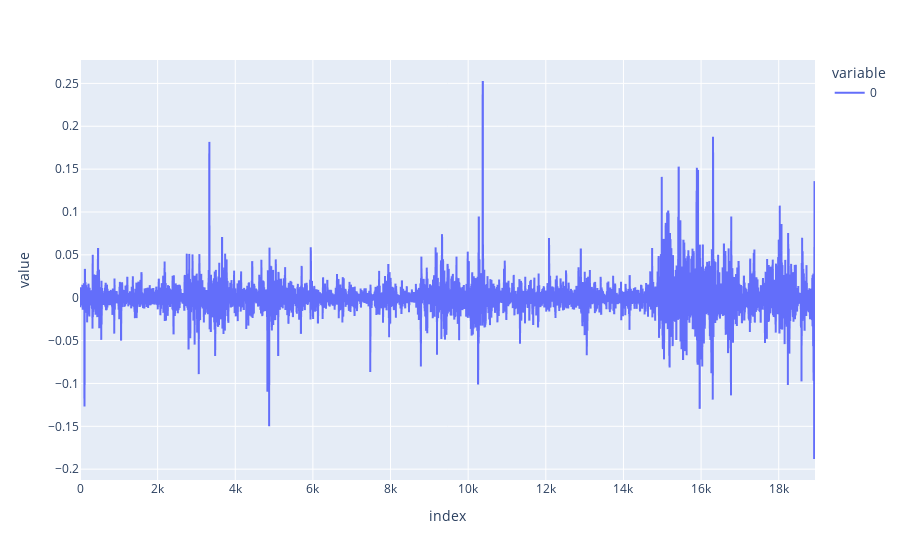

Write notebook code for a chart like this one.
### Code cell
px.line(ytest[(preds < 0.005)].values)

### Figure 1 — Plotly figure (JSON) as saved in the notebook; plotly's stock layout.template omitted (floating-point values rounded to 4 significant figures; data arrays with more than 128 entries replaced by an {"elided": "..."} marker saying what was removed)
{"data": [{"hovertemplate": "variable=0<br>index=%{x}<br>value=%{y}<extra></extra>", "legendgroup": "0", "line": {"color": "#636efa", "dash": "solid"}, "marker": {"symbol": "circle"}, "mode": "lines", "name": "0", "showlegend": true, "type": "scattergl", "x": {"elided": "18936 int values"}, "xaxis": "x", "y": {"elided": "18936 float values"}, "yaxis": "y"}], "layout": {"legend": {"title": {"text": "variable"}, "tracegroupgap": 0}, "margin": {"t": 60}, "xaxis": {"anchor": "y", "domain": [0, 1], "title": {"text": "index"}}, "yaxis": {"anchor": "x", "domain": [0, 1], "title": {"text": "value"}}}}
